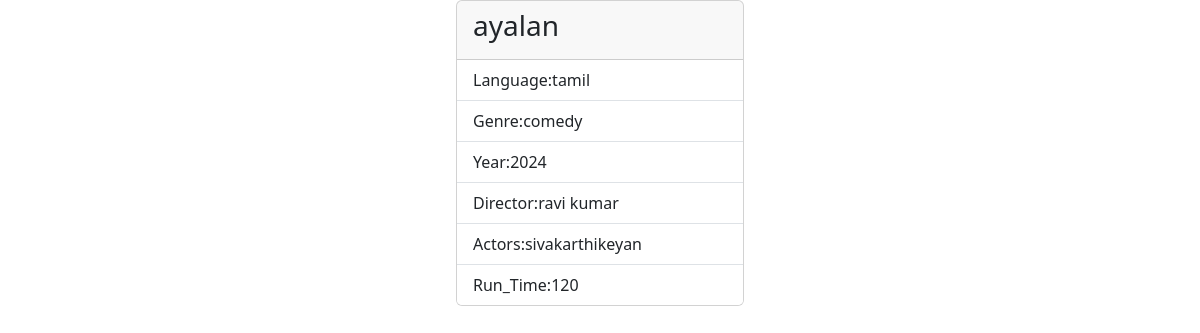
Page /movies/5/ on the committed database.
### myapp/models.py (models this page shows, shortened)
class Movie(models.Model):
    name=models.CharField(max_length=200,unique=True)
    language=models.CharField(max_length=200)
    run_time=models.PositiveIntegerField()
    genre=models.CharField(max_length=200)
    director=models.CharField(max_length=200)
    year=models.PositiveIntegerField()
    actors=models.CharField(max_length=200)

### myapp/views.py (the view)
# urls.py: path("movies/<int:pk>/",views.MovieDetailView.as_view(),name="movie-detail"),
class MovieDetailView(View):
    def get(self,request,*args,**kwargs):
        id=kwargs.get("pk")
        qs=Movie.objects.get(id=id)
        return render(request,"movie_detail.html",{"data":qs})

### myapp/templates/movie_detail.html (shortened to what this page needs)
<!DOCTYPE html>
<html lang="en">
<head>
    <link href="https://cdn.jsdelivr.net/npm/bootstrap@5.3.2/dist/css/bootstrap.min.css" rel="stylesheet">
</head>
<body>
    <div class="container d-flex justify-content-center">
        <div class="card" style="width: 18rem;">
            <div class="card-header">
              <h3>{{data.name}}</h3>
            </div>
            <ul class="list-group list-group-flush">
              <li class="list-group-item">Language:{{data.language}}</li>
              <li class="list-group-item">Genre:{{data.genre}}</li>
              <li class="list-group-item">Year:{{data.year}}</li>
              <li class="list-group-item">Director:{{data.director}}</li>
              <li class="list-group-item">Actors:{{data.actors}}</li>
              <li class="list-group-item">Run_Time:{{data.run_time}}</li>
            </ul>
          </div>
    </div>
</body>
</html>

### rows in the picture
Movie: name "ayalan", language "tamil", genre "comedy", year "2024", director "ravi kumar", actors "sivakarthikeyan", run_time "120"
